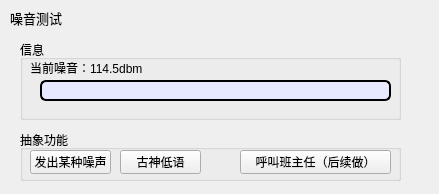
<?xml version="1.0" encoding="UTF-8"?>
<ui version="4.0">
 <class>Form</class>
 <widget class="QWidget" name="Form">
  <property name="geometry">
   <rect>
    <x>0</x>
    <y>0</y>
    <width>439</width>
    <height>194</height>
   </rect>
  </property>
  <property name="windowTitle">
   <string>噪音测试</string>
  </property>
  <widget class="QLabel" name="label_2">
   <property name="geometry">
    <rect>
     <x>10</x>
     <y>10</y>
     <width>81</width>
     <height>16</height>
    </rect>
   </property>
   <property name="font">
    <font>
     <pointsize>10</pointsize>
    </font>
   </property>
   <property name="text">
    <string>噪音测试</string>
   </property>
  </widget>
  <widget class="QGroupBox" name="groupBox">
   <property name="geometry">
    <rect>
     <x>20</x>
     <y>40</y>
     <width>381</width>
     <height>80</height>
    </rect>
   </property>
   <property name="title">
    <string>信息</string>
   </property>
   <widget class="QLabel" name="label_3">
    <property name="geometry">
     <rect>
      <x>10</x>
      <y>20</y>
      <width>371</width>
      <height>16</height>
     </rect>
    </property>
    <property name="text">
     <string>当前噪音：114.5dbm</string>
    </property>
   </widget>
   <widget class="QLabel" name="label">
    <property name="geometry">
     <rect>
      <x>20</x>
      <y>40</y>
      <width>351</width>
      <height>21</height>
     </rect>
    </property>
    <property name="styleSheet">
     <string notr="true">background-color:rgb(232,232,255);
border-radius: 6px; 
border: 2px solid rgb(0, 0, 0);</string>
    </property>
    <property name="text">
     <string/>
    </property>
   </widget>
  </widget>
  <widget class="QGroupBox" name="groupBox_2">
   <property name="geometry">
    <rect>
     <x>20</x>
     <y>130</y>
     <width>381</width>
     <height>51</height>
    </rect>
   </property>
   <property name="title">
    <string>抽象功能</string>
   </property>
   <widget class="QPushButton" name="pushButton">
    <property name="geometry">
     <rect>
      <x>10</x>
      <y>20</y>
      <width>81</width>
      <height>24</height>
     </rect>
    </property>
    <property name="text">
     <string>发出某种噪声</string>
    </property>
   </widget>
   <widget class="QPushButton" name="pushButton_2">
    <property name="geometry">
     <rect>
      <x>100</x>
      <y>20</y>
      <width>81</width>
      <height>24</height>
     </rect>
    </property>
    <property name="text">
     <string>古神低语</string>
    </property>
   </widget>
   <widget class="QPushButton" name="pushButton_3">
    <property name="geometry">
     <rect>
      <x>220</x>
      <y>20</y>
      <width>151</width>
      <height>24</height>
     </rect>
    </property>
    <property name="text">
     <string>呼叫班主任（后续做）</string>
    </property>
   </widget>
  </widget>
 </widget>
 <resources/>
 <connections/>
</ui>
